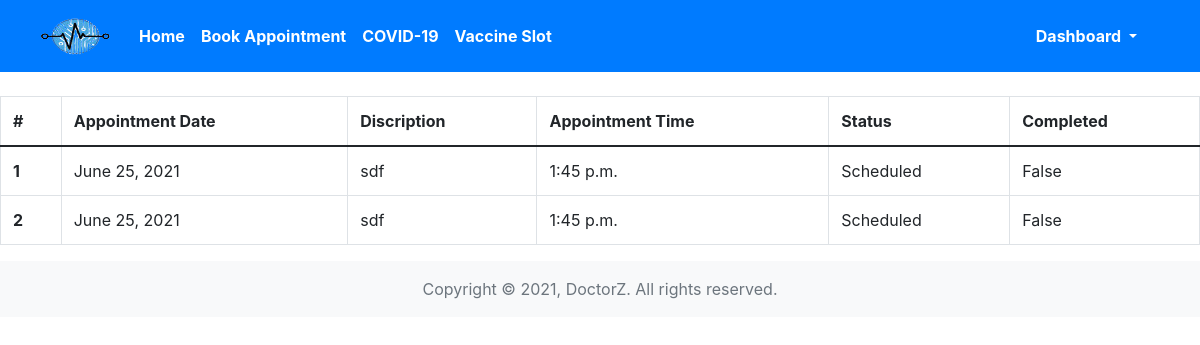
Page /booked-sessions (signed in) on the committed database.
### home/models.py (models this page shows, shortened)
class Service(models.Model):
    user = models.ForeignKey(settings.AUTH_USER_MODEL, on_delete=models.CASCADE)
    time = models.TimeField()
    appointmentDate = models.DateField()
    discription = models.TextField(max_length=255, blank=True)
    appointmentType = models.TextField(max_length=100, blank=True)
    status = models.TextField(max_length=30, default="Scheduled")
    completed = models.BooleanField(default=False)

### home/views.py (the view, shortened to what this page needs)
# urls.py: path('booked-sessions',views.service, name="booked-sessions"),
def service(request):
    if request.method == 'GET':
        services = list(Service.objects.values().filter(user=request.user))
        return render(request, 'service.html',{'services':services})

### templates/service.html (shortened to what this page needs)
{% extends "base.html" %} {% block title %}Services{% endblock title %} {% block body %}
<br>
<table class="table table-bordered">
    <thead>
        <tr>
            <th scope="col">#</th>
            <th scope="col">Appointment Date</th>
            <th scope="col">Discription</th>
            <th scope="col">Appointment Time</th>
            <th scope="col">Status</th>
            <th scope="col">Completed</th>
        </tr>
    </thead>
    <tbody>
        {% for service in services reversed %}
        <tr>
            <th scope="row">{{forloop.counter}}</th>
            <td>{{service.appointmentDate}}</td>
            <td>{{service.discription}}</td>
            <td>{{service.time}}</td>
            <td>{{service.status}}</td>
            <td>{{service.completed}}</td>
        </tr>
        {% endfor %}
    </tbody>
</table>
{% endblock body %}

### templates/base.html (style rules this page uses)
* { margin: 0; padding: 0; box-sizing: border-box; }
html { height: 100%; }
body { min-height: 100%; }

### rows in the picture
Service: appointmentDate "June 25, 2021", discription "sdf", time "1:45 p.m.", status "Scheduled", completed "False"
Service: appointmentDate "June 25, 2021", discription "sdf", time "1:45 p.m.", status "Scheduled", completed "False"
